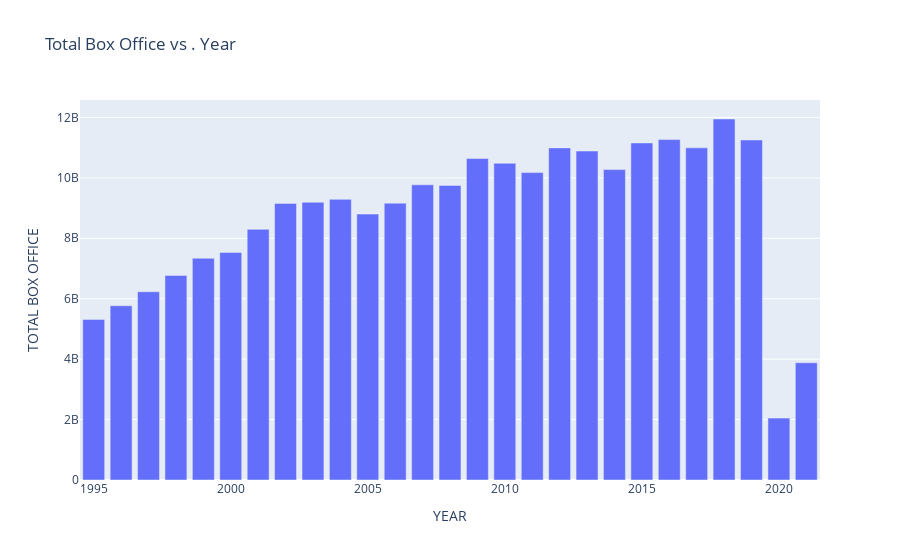

Here is the notebook cell this chart was saved with:
### Markdown cell above
## 막대 차트를 사용하여 매년 전체 박스 오피스 표시

### Code cell
px.bar(Data_Annual_Ticket,x='YEAR',y='TOTAL BOX OFFICE',title='Total Box Office vs . Year')

### Figure 1 — Plotly figure (JSON) as saved in the notebook; plotly's stock layout.template omitted (floating-point values rounded to 4 significant figures)
{"data": [{"alignmentgroup": "True", "hovertemplate": "YEAR=%{x}<br>TOTAL BOX OFFICE=%{y}<extra></extra>", "legendgroup": "", "marker": {"color": "#636efa"}, "name": "", "offsetgroup": "", "orientation": "v", "showlegend": false, "textposition": "auto", "type": "bar", "x": [2021, 2020, 2019, 2018, 2017, 2016, 2015, 2014, 2013, 2012, 2011, 2010, 2009, 2008, 2007, 2006, 2005, 2004, 2003, 2002, 2001, 2000, 1999, 1998, 1997, 1996, 1995], "xaxis": "x", "y": [3881777912, 2048534616, 11253443955, 11948096650, 10993991460, 11267115924, 11155900636, 10272985008, 10887446341, 10992141616, 10173519704, 10482254025, 10639257284, 9750744148, 9769854914, 9161738221, 8800805718, 9287996519, 9193277289, 9155147215, 8296849636, 7532311479, 7338894852, 6771575283, 6230235770, 5769078886, 5314421390], "yaxis": "y"}], "layout": {"barmode": "relative", "legend": {"tracegroupgap": 0}, "title": {"text": "Total Box Office vs . Year"}, "xaxis": {"anchor": "y", "domain": [0, 1], "title": {"text": "YEAR"}}, "yaxis": {"anchor": "x", "domain": [0, 1], "title": {"text": "TOTAL BOX OFFICE"}}}}
